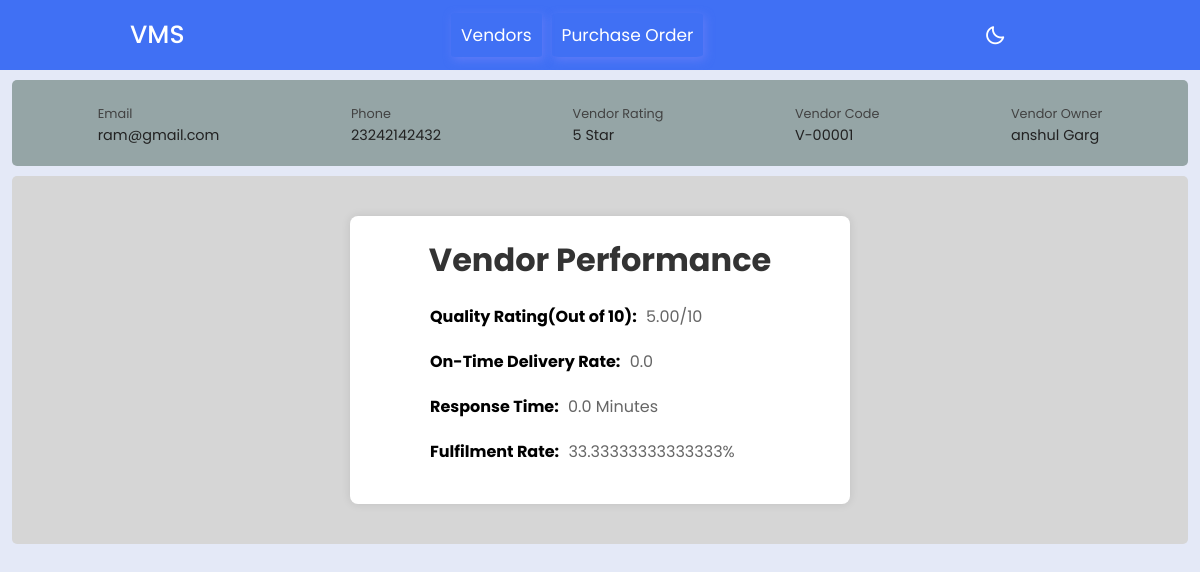
The app's page /api/vendors/28/performance with its own data.
### vms/models.py (models this page shows, shortened)
class Vendor(models.Model):
    name = models.CharField(max_length=100, verbose_name='Vendor Name')
    email = models.EmailField(verbose_name='Email',null=True)
    phone_number = models.CharField(max_length=20, verbose_name='Phone Number',null=True)
    delivery_days = models.IntegerField(verbose_name='Total Day Deliver', null=True)
    address = models.TextField(verbose_name='Address', null=True)
    vendor_code = models.CharField(max_length=20, unique=True, verbose_name='Vendor Code', blank=True)
    on_time_delivery_rate = models.FloatField(verbose_name='On-Time Delivery Rate',blank=True, null=True)
    quality_rating_avg = models.FloatField(verbose_name='Quality Rating Average',blank=True, null=True)
    average_response_time = models.FloatField(verbose_name='Average Response Time',blank=True, null=True)
    fulfillment_rate = models.FloatField(verbose_name='Fulfillment Rate',blank=True, null=True)

class HistoricalPerformance(models.Model):
    vendor = models.ForeignKey(Vendor, on_delete=models.CASCADE)
    date = models.DateTimeField()
    on_time_delivery_rate = models.FloatField(default=0)
    quality_rating_avg = models.FloatField(default=0)
    average_response_time = models.FloatField(default=0)
    fulfillment_rate = models.FloatField(default=0)
    class Meta:
        verbose_name = "Historical Performance"
        verbose_name_plural = "Historical Performances"

### vms/views.py (the view)
# urls.py: path('vendors/<int:id>/performance',views.PerformanceMatric,name="performancematric")
def PerformanceMatric(request, id):
    perform = HistoricalPerformance.objects.get(vendor_id = id)
    ven = Vendor.objects.get(id=id)
    context={
        'perform':perform,
        'ven':ven
    }
    return render(request, "vendor_performance.html" ,context)

### templates/vendor_performance.html (shortened to what this page needs)
{% extends 'base.html' %}
{% load static %}
{% block link %}
<link rel="stylesheet" href="{% static "CSS/style.css" %}">
<link rel="stylesheet" href="{% static "CSS/vendor_info.css" %}">
<link rel="stylesheet" href="{% static "CSS/ven_perform.css" %}">
{% endblock %}
{% block body %}
<div class="container">
    <div class="ven-info">
        <div>
            <label for="">Email</label>
            <p>{{ven.email}}</p>
        </div>
        <div>
            <label for="">Phone</label>
            <p>{{ven.phone_number}}</p>
        </div>
        <div>
            <label for="">Vendor Rating</label>
            <p>5 Star</p>
        </div>
        <div>
            <label for="">Vendor Code</label>
            <p>{{ven.vendor_code}}</p>
        </div>
        <div>
            <label for="">Vendor Owner</label>
            <p>{{ven.name}}</p>
        </div>
    </div>
</div>
<div class="ven-detail">
    <div class="container1">
        <h1>Vendor Performance</h1>
        <div class="performance-item">
            <label>Quality Rating(Out of 10):</label>
            <span>{{perform.quality_rating_avg | floatformat:"2"}}/10</span>
        </div>
        <div class="performance-item">
            <label>On-Time Delivery Rate:</label>
            <span>{{ perform.on_time_delivery_rate }}</span>
        </div>
        <div class="performance-item">
            <label>Response Time:</label>
            <span>{{perform.average_response_time}} Minutes</span>
        </div>
        <div class="performance-item">
            <label>Fulfilment Rate:</label>
            <span>{{perform.fulfillment_rate}}%</span>
        </div>
    </div>
</div>
{% endblock %}

### static/CSS/style.css (style rules this page uses)
* { margin: 0; padding: 0; box-sizing: border-box; font-family: 'Poppins', sans-serif; transition: all 0.4s ease;; }
:root { --body-color: #E4E9F7; --nav-color: #4070F4; --side-nav: #010718; --text-color: #FFF; --search-bar: #F2F2F2; --search-text: #010718; }
body { height: 100vh; background-color: var(--body-color); }
body { font-family: 'lato', sans-serif; min-width: 1200px; }
.container { margin-left: auto; margin-right: auto; padding-left: 10px; padding-right: 10px; }
*, *:before, *:after { box-sizing: border-box; }

### static/CSS/ven_perform.css (style rules this page uses)
.container1 { max-width: 500px; margin: 20px auto; padding: 20px; background-color: #fff; border-radius: 8px; box-shadow: 0 0 10px rgba(0, 0, 0, 0.1); }
h1 { text-align: center; margin-bottom: 20px; color: #333; }
.performance-item { margin-bottom: 20px; margin-left: 60px; }
.performance-item label { font-weight: bold; margin-right: 5px; }
.performance-item span { color: #666; }
.ven-detail { background-color: rgb(214, 214, 214); }

### records on screen
Vendor: email "ram@gmail.com", phone_number "23242142432", vendor_code "V-00001", name "anshul Garg"
HistoricalPerformance: quality_rating_avg "5.00", on_time_delivery_rate "0.0", average_response_time "0.0", fulfillment_rate "33.33333333333333"
